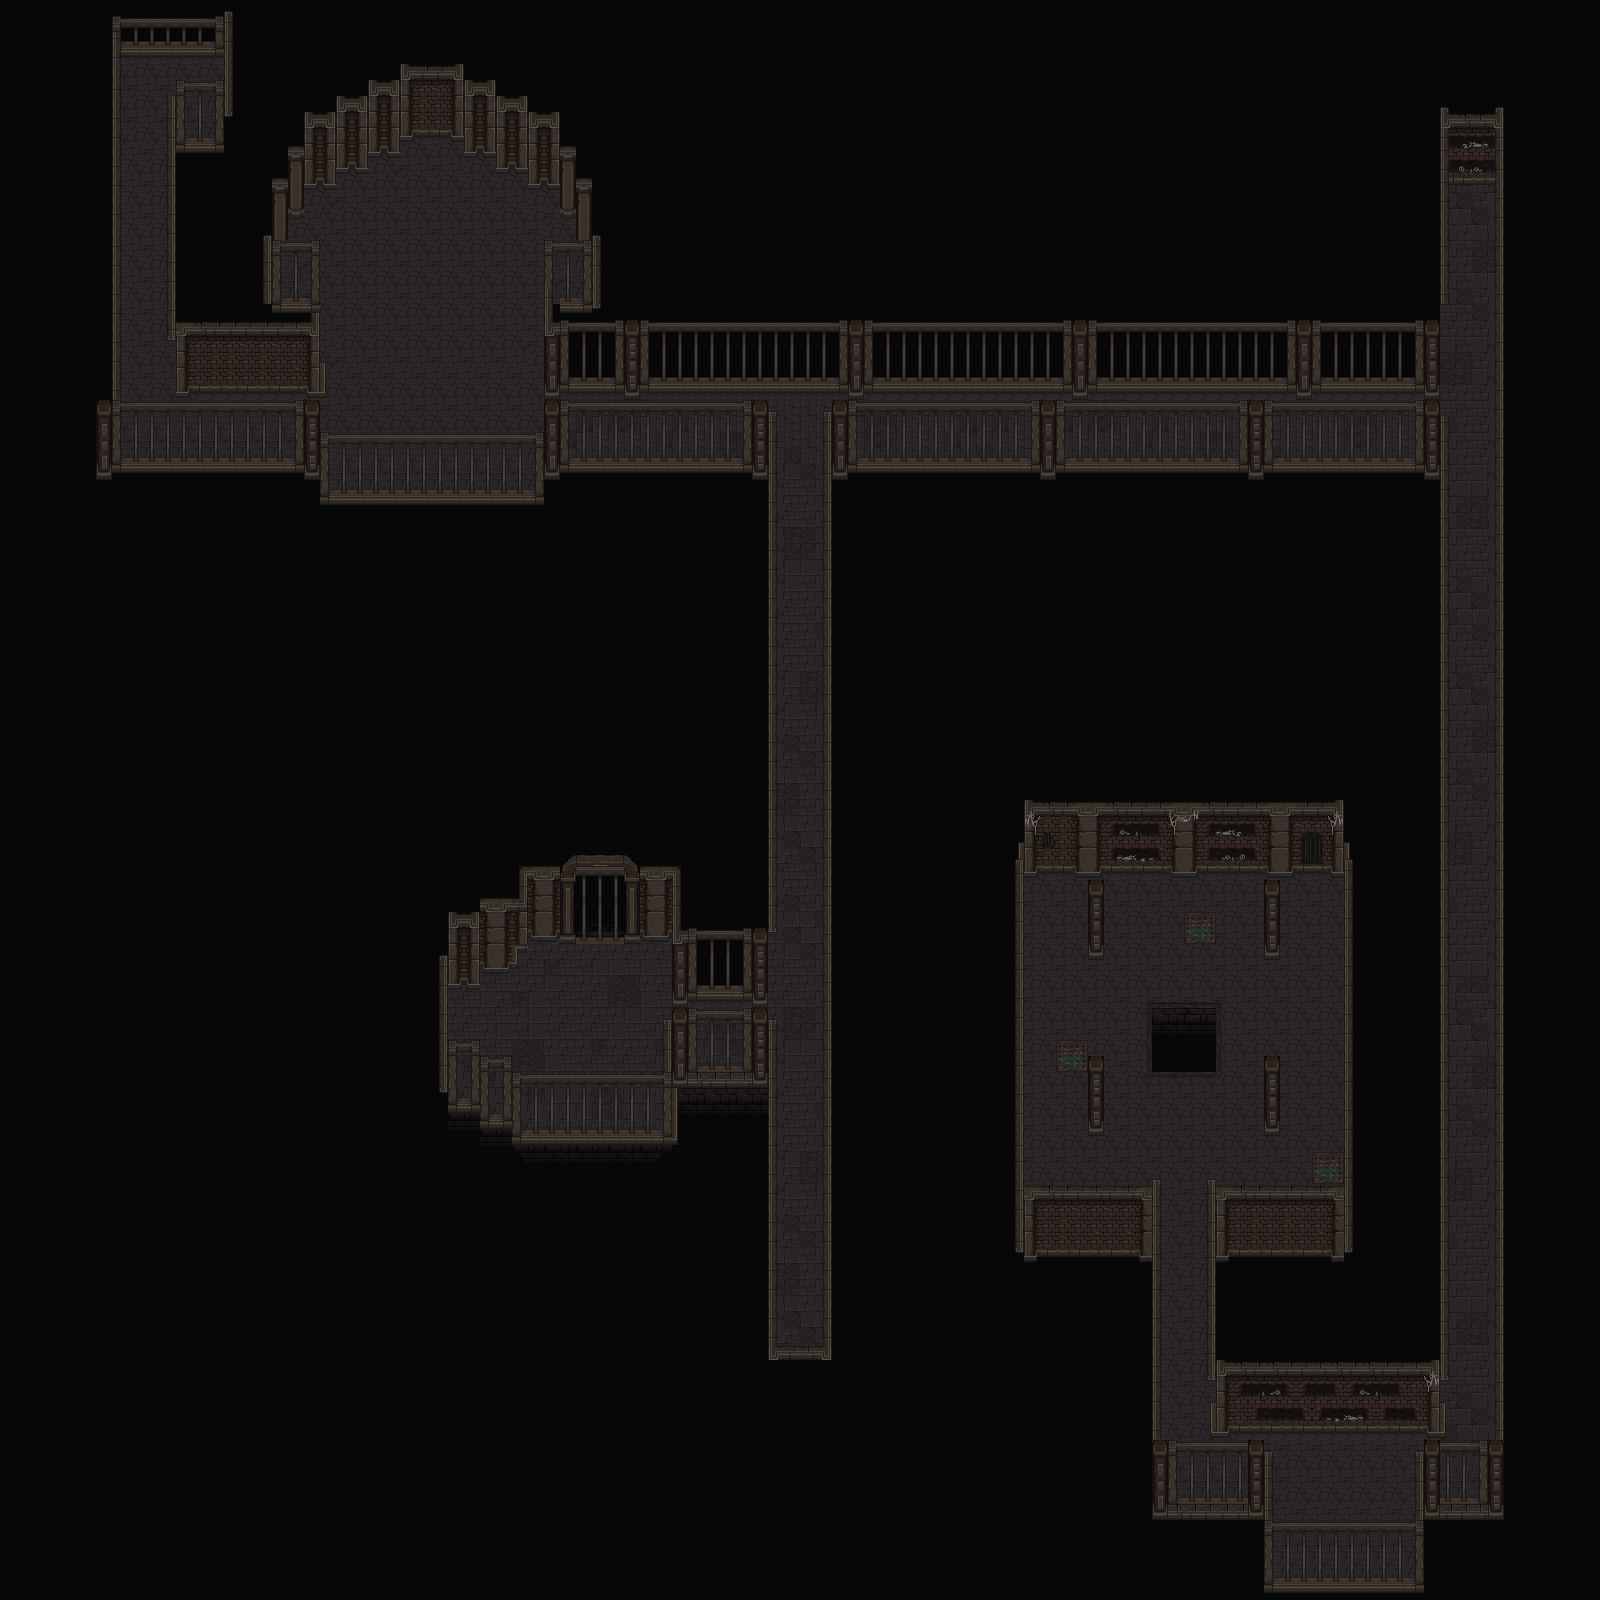

The image is a tile-based game level rendered from a .tmx file. Its description and source (layers, tilesets, objects; grid data summarised) follow:
An orthogonal 100x100 tile map with 16x16 px tiles, 5 tile layers (background, floor, walls, foreground_layer, ...) and 82 objects (17x monster_spawn, 9x ConsumableItem, 2x player_spawn, 2x campfire).

<map version="1.10" tiledversion="1.11.0" orientation="orthogonal" renderorder="right-down" width="100" height="100" tilewidth="16" tileheight="16" infinite="0" nextlayerid="15" nextobjectid="144">
 <editorsettings>
  <export format="tmx" />
 </editorsettings>
 <tileset firstgid="1" source="RF_Catacombs_v1.0/mainlevbuild.tsx" />
 <layer id="2" name="background" width="100" height="100">
  <data>[10000 cells, 10000 non-empty, 2 distinct tile ids]</data>
 </layer>
 <layer id="3" name="floor" width="100" height="100">
  <data>[10000 cells, 2246 non-empty, 32 distinct tile ids]</data>
 </layer>
 <layer id="5" name="walls" width="100" height="100">
  <data>[10000 cells, 767 non-empty, 220 distinct tile ids]</data>
 </layer>
 <layer id="6" name="foreground_layer" width="100" height="100">
  <data>[10000 cells, 1230 non-empty, 114 distinct tile ids]</data>
 </layer>
 <layer id="4" name="decorations" width="100" height="100">
  <data>[10000 cells, 63 non-empty, 47 distinct tile ids]</data>
 </layer>
 <objectgroup id="12" name="monsters">
  <object id="31" name="Clam_Monster" type="monster_spawn" x="567.333" y="1024.33">
   <point />
  </object>
  <object id="96" name="Clam_Monster" type="monster_spawn" x="796.667" y="762">
   <point />
  </object>
  <object id="97" name="Clam_Monster" type="monster_spawn" x="796.333" y="428.333">
   <point />
  </object>
  <object id="98" name="Clam_Monster" type="monster_spawn" x="392" y="413.333">
   <point />
  </object>
  <object id="99" name="Clam_Monster" type="monster_spawn" x="464.333" y="410.667">
   <point />
  </object>
  <object id="100" name="Clam_Monster" type="monster_spawn" x="372" y="318.333">
   <point />
  </object>
  <object id="101" name="Clam_Monster" type="monster_spawn" x="480.667" y="324.333">
   <point />
  </object>
  <object id="102" name="Clam_Monster" type="monster_spawn" x="422.333" y="212.333">
   <point />
  </object>
  <object id="103" name="Clam_Monster" type="monster_spawn" x="495.667" y="247.333">
   <point />
  </object>
  <object id="105" name="Clam_Monster" type="monster_spawn" x="365.667" y="243.333">
   <point />
  </object>
  <object id="112" name="Clam_Monster" type="monster_spawn" x="141.333" y="121.333">
   <point />
  </object>
  <object id="113" name="Clam_Monster" type="monster_spawn" x="142" y="203.333">
   <point />
  </object>
  <object id="124" name="Clam_Boss" type="monster_spawn" x="1169.67" y="994.667">
   <point />
  </object>
  <object id="125" name="Clam_Monster" type="monster_spawn" x="1465.33" y="1473.33">
   <point />
  </object>
  <object id="129" name="Clam_Monster" type="monster_spawn" x="934.898" y="447.713">
   <point />
  </object>
  <object id="130" name="Clam_Monster" type="monster_spawn" x="1066.67" y="447.645">
   <point />
  </object>
  <object id="131" name="Clam_Monster" type="monster_spawn" x="1217.42" y="452.667">
   <point />
  </object>
 </objectgroup>
 <objectgroup id="13" name="Items">
  <object id="32" name="Heal Potion" type="ConsumableItem" x="473" y="1027.33">
   <properties>
    <property name="quantity" type="int" value="3" />
    <property name="spritePath" value="items/heal_potion.png" />
    <property name="statType" value="HP" />
    <property name="timing" type="float" value="0" />
    <property name="value" type="float" value="3" />
   </properties>
   <point />
  </object>
  <object id="104" name="Max Heal Potion" type="ConsumableItem" x="642.667" y="435.667">
   <properties>
    <property name="quantity" type="int" value="3" />
    <property name="spritePath" value="items/max_heal_potion.png" />
    <property name="statType" value="MaxHP" />
    <property name="timing" type="float" value="15" />
    <property name="value" type="float" value="10" />
   </properties>
   <point />
  </object>
  <object id="106" name="Heal Potion" type="ConsumableItem" x="377.091" y="183.818">
   <properties>
    <property name="quantity" type="int" value="1" />
    <property name="spritePath" value="items/heal_potion.png" />
    <property name="statType" value="HP" />
    <property name="timing" type="float" value="0" />
    <property name="value" type="float" value="3" />
   </properties>
   <point />
  </object>
  <object id="109" name="Heal Potion" type="ConsumableItem" x="469.818" y="182.727">
   <properties>
    <property name="quantity" type="int" value="1" />
    <property name="spritePath" value="items/heal_potion.png" />
    <property name="statType" value="HP" />
    <property name="timing" type="float" value="0" />
    <property name="value" type="float" value="3" />
   </properties>
   <point />
  </object>
  <object id="110" name="Max Heal Potion" type="ConsumableItem" x="423.333" y="175.667">
   <properties>
    <property name="quantity" type="int" value="2" />
    <property name="spritePath" value="items/max_heal_potion.png" />
    <property name="statType" value="MaxHP" />
    <property name="timing" type="float" value="15" />
    <property name="value" type="float" value="10" />
   </properties>
   <point />
  </object>
  <object id="111" name="Speed Potion" type="ConsumableItem" x="187.75" y="79.375">
   <properties>
    <property name="quantity" type="int" value="5" />
    <property name="spritePath" value="items/speed_potion.png" />
    <property name="statType" value="Speed" />
    <property name="timing" type="float" value="10" />
    <property name="value" type="float" value="140" />
   </properties>
   <point />
  </object>
  <object id="117" name="Heal Potion" type="ConsumableItem" x="1471.52" y="221.333">
   <properties>
    <property name="quantity" type="int" value="6" />
    <property name="spritePath" value="items/heal_potion.png" />
    <property name="statType" value="HP" />
    <property name="timing" type="float" value="0" />
    <property name="value" type="float" value="3" />
   </properties>
   <point />
  </object>
  <object id="121" name="Max Heal Potion" type="ConsumableItem" x="1383.5" y="1553.5">
   <properties>
    <property name="quantity" type="int" value="3" />
    <property name="spritePath" value="items/max_heal_potion.png" />
    <property name="statType" value="MaxHP" />
    <property name="timing" type="float" value="15" />
    <property name="value" type="float" value="10" />
   </properties>
   <point />
  </object>
  <object id="122" name="Heal Potion" type="ConsumableItem" x="1299.33" y="1556">
   <properties>
    <property name="quantity" type="int" value="3" />
    <property name="spritePath" value="items/heal_potion.png" />
    <property name="statType" value="HP" />
    <property name="timing" type="float" value="0" />
    <property name="value" type="float" value="3" />
   </properties>
   <point />
  </object>
 </objectgroup>
 <objectgroup id="7" name="player">
  <object id="1" name="player_spawn" x="800" y="1328.17">
   <point />
  </object>
  <object id="143" name="player_spawn" x="804.667" y="1042.67">
   <point />
  </object>
 </objectgroup>
 <objectgroup id="9" name="wall_collisions">
  <object id="13" x="432" y="832" width="240" height="96" />
  <object id="14" x="416" y="928" width="112" height="16" />
  <object id="17" x="400" y="944" width="112" height="16" />
  <object id="18" x="384" y="960" width="112" height="16" />
  <object id="24" x="400" y="957" width="48" height="195" />
  <object id="25" x="448" y="1104" width="32" height="32" />
  <object id="26" x="464" y="1120" width="48" height="32" />
  <object id="27" x="432" y="1136" width="240" height="32" />
  <object id="33" x="672" y="1072" width="96" height="288" />
  <object id="36" x="736" y="1360" width="112" height="48" />
  <object id="39" x="672" y="464" width="96" height="528" />
  <object id="40" x="832" y="464" width="48" height="896" />
  </objectgroup>
 <objectgroup id="14" name="campfires">
  <!-- 2 objects omitted --></objectgroup>
</map>
<!-- 42 of 82 objects omitted -->